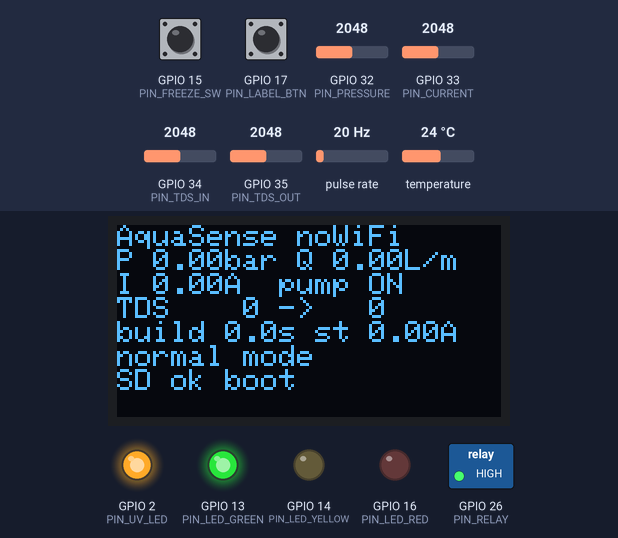
Recording of a sketch running on a simulated ESP32. Shown: 128×64 one-colour display, switched loads named in the sketch (green lamp = pin HIGH), output pins drawn as LEDs (lit = HIGH). Wiring (inferred from the names in the program): pulse sensor: data GPIO 27. The inputs (shaded band) are chosen by the test bench; at power-on: GPIO 17 (PIN_LABEL_BTN) HIGH, GPIO 15 (PIN_FREEZE_SW) HIGH, GPIO 32 (PIN_PRESSURE) = 2048, GPIO 33 (PIN_CURRENT) = 2048, GPIO 34 (PIN_TDS_IN) = 2048, GPIO 35 (PIN_TDS_OUT) = 2048, pulse rate 20 Hz, temperature 24 °C (analog values on the 0–4095 scale). WiFi joins after 1.5 s; servers stay silent unless stated; uploads are accepted with an empty reply; the local clock reads 2024-03-15 10:24:30 at power-on unless the sketch sets it; storage starts empty; EEPROM starts erased; pins used as bus, display or sensor lines are not drawn; what the sketch prints to the serial monitor is not drawn.

Above: at 1.6 s.
1.7 s: GPIO 17 (PIN_LABEL_BTN) pulled LOW for 3.2 s
At 6.3 s:
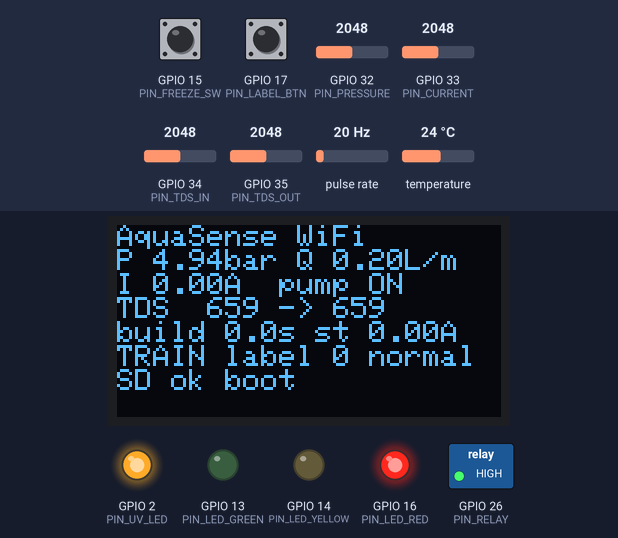
10.5 s: GPIO 17 (PIN_LABEL_BTN) pulled LOW for 0.15 s
At 12.4 s:
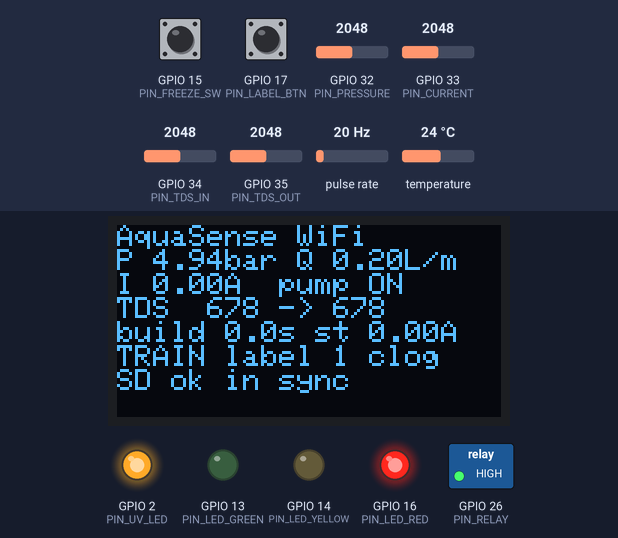
12.7 s: GPIO 17 (PIN_LABEL_BTN) pulled LOW for 1 s
At 14.8 s:
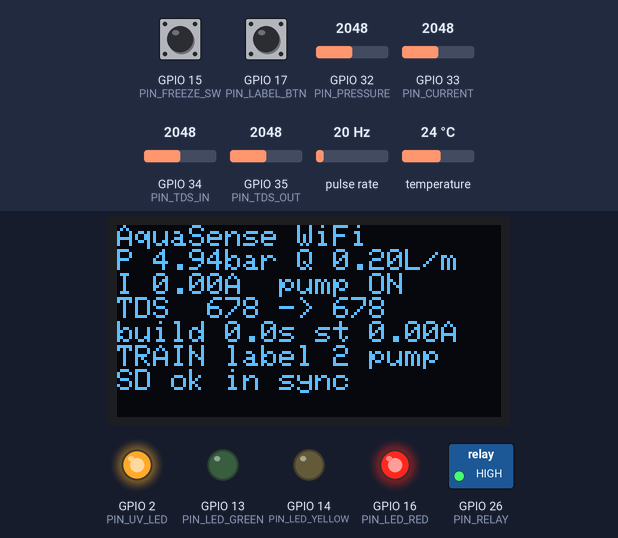
15.7 s: GPIO 17 (PIN_LABEL_BTN) pulled LOW for 0.15 s
At 17.4 s:
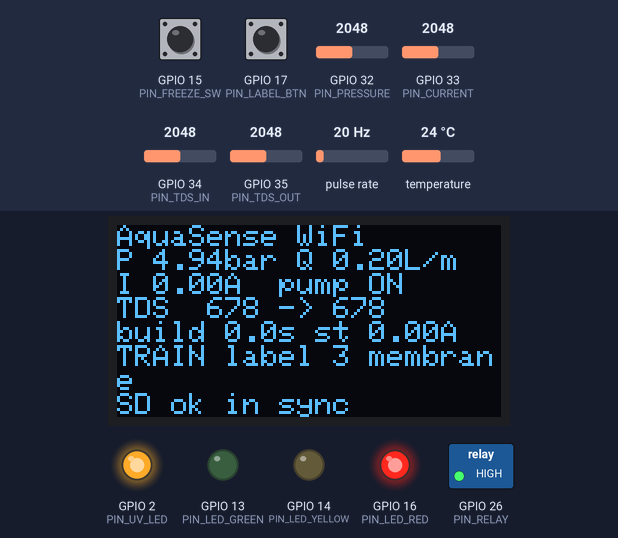
17.7 s: GPIO 17 (PIN_LABEL_BTN) pulled LOW for 0.15 s
At 19.0 s:
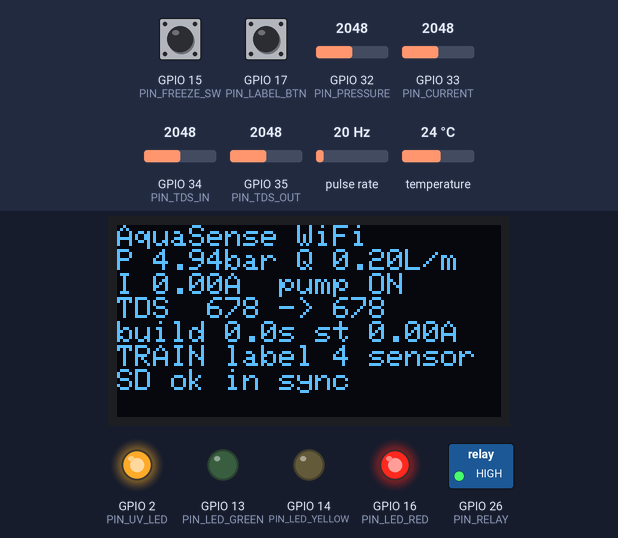
19.7 s: GPIO 17 (PIN_LABEL_BTN) pulled LOW for 3.2 s
At 24.1 s:
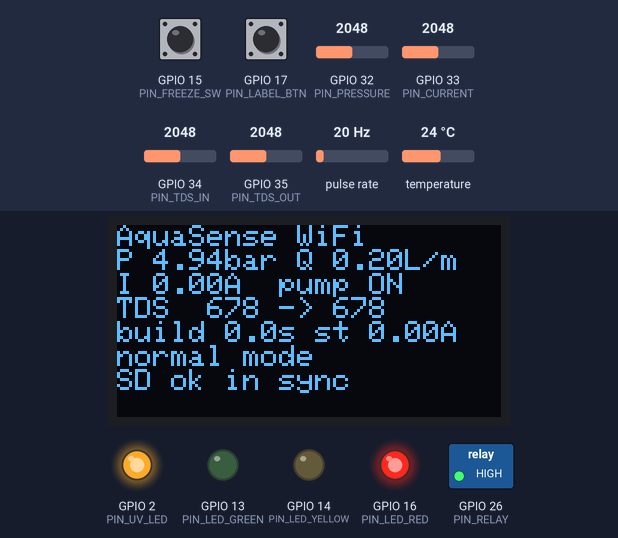
Timing chart, 0 to 25.6 s (numbered marks = the images above; inputs shaded):
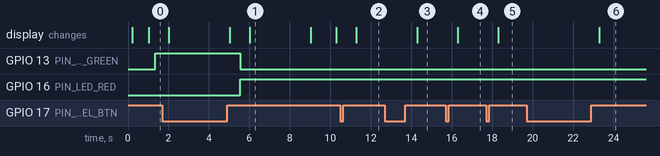

The sketch:

aquasense_rig.ino
```cpp
/*
  AquaSense RO test rig firmware (Unit A) - ESP32 DevKit, Arduino IDE.

  What it does (build plan section 5):
    * runs the booster pump 90 s ON / 30 s OFF and counts pump starts
    * after every pump start samples pressure at 10 Hz to measure the
      build-up time (to 80 % of the healthy baseline) and start-up current
    * reads all sensors at 1 Hz and averages them into one log line every
      5 s (2 s in training mode). A line never mixes pump ON and OFF samples.
    * writes one CSV per day to the SD card (2026-11-03.csv) with RTC time,
      closing the file after every line so pulling the card never loses data
    * every 10 s sends all unsent lines to the cloud (/ingest). If Wi-Fi or
      the server is down it keeps logging; the position of the last line that
      was sent is kept in /sync.txt and the backlog goes out in batches later
    * OLED shows live values; green / yellow / red LEDs follow simple local
      threshold rules so the unit looks alive without the cloud
    * label button (GPIO17): short press = next fault label (training mode),
      hold 2 s = training mode on/off, hold 8 s = reset filter hours
    * freeze toggle (GPIO15, fault panel): holds the pressure reading to
      create a "sensor fault" on demand

  Libraries (Library Manager): OneWire, DallasTemperature, RTClib (Adafruit),
  Adafruit SSD1306, Adafruit GFX. Built in: WiFi, HTTPClient, SD, SPI, Wire,
  Preferences. Board: "ESP32 Dev Module".

  Edit config.h. Compiled against the ESP32 Arduino core 3.x API, but NOT yet
  tested on the hardware: bench-test each sensor on its own first (plan days 4-7).
*/

#include <Arduino.h>
#include <WiFi.h>
#include <HTTPClient.h>
#include <SPI.h>
#include <SD.h>
#include <Wire.h>
#include <Preferences.h>
#include <OneWire.h>
#include <DallasTemperature.h>
#include <RTClib.h>
#include <Adafruit_GFX.h>
#include <Adafruit_SSD1306.h>
#include <time.h>
#include "config.h"

static const char* CSV_HEADER =
  "timestamp,device_id,tds_in,tds_out,temp_c,pressure_bar,flow_lpm,pump_current_a,pump_on,"
  "buildup_s,pump_runtime_s,pump_cycles,uv_hours,filter_hours,label";
static const char* LABEL_NAMES[5] = {"normal", "clog", "pump", "membrane", "sensor"};

// ------------------------------------------------------------- devices
OneWire oneWire(PIN_ONEWIRE);
DallasTemperature tempSensor(&oneWire);
RTC_DS3231 rtc;
Adafruit_SSD1306 oled(128, 64, &Wire, -1);
Preferences prefs;
bool sdOk = false, rtcOk = false, oledOk = false;

// ------------------------------------------------------------- state
volatile uint32_t flowPulses = 0;
void IRAM_ATTR onFlowPulse() { flowPulses++; }

bool pumpOn = false;
uint32_t pumpPhaseStartMs = 0;
uint32_t pumpStartMs = 0;

// persistent counters
double runtimeS = 0, uvHours = 0, filterHours = 0;
uint32_t pumpCycles = 0;

// build-up / start-up current measurement
float buildupS = PUMP_ON_S;      // last completed measurement (logged)
bool buildupMeasuring = false;
float startupCurrentSum = 0;
int startupCurrentN = 0;
float lastStartupCurrent = 0;

// 1 Hz accumulator for the current log line
struct Acc {
  double p = 0, q = 0, i = 0;
  int n = 0;
  bool on = false;
} acc;
uint32_t lineStartMs = 0;

float acsZeroV = 2.5f;
float tempC = 25.0f;
float frozenPressure = -1;
bool trainingMode = false;
int label = 0;

// latest values for the OLED / LEDs
float lastP = 0, lastQ = 0, lastI = 0, lastTdsIn = 0, lastTdsOut = 0;
bool lastLineOn = false;
String lastSyncMsg = "boot";
int backlogHint = 0;

uint32_t lastSecondMs = 0, lastFastMs = 0, lastSyncMs = 0, lastOledMs = 0, lastSaveMs = 0, lastWifiTryMs = 0;
uint32_t lastFlowCountMs = 0;
uint32_t lastFlowCount = 0;

// ------------------------------------------------------------- helpers
float adcVolts(int pin, int samples) {
  uint32_t mv = 0;
  for (int k = 0; k < samples; k++) mv += analogReadMilliVolts(pin);
  return (mv / (float)samples) / 1000.0f;
}

float readPressureBar(int samples = 32) {
  float v = adcVolts(PIN_PRESSURE, samples) * DIVIDER_GAIN;
  float bar = ((v - P_V_ZERO) / P_V_SPAN) * P_BAR_FULL;
  bar = bar * P_SCALE + P_OFFSET_BAR;
  if (bar < 0) bar = 0;
#if PIN_FREEZE_SW >= 0
  if (digitalRead(PIN_FREEZE_SW) == LOW) {          // fault panel: freeze the reading
    if (frozenPressure < 0) frozenPressure = bar;
    return frozenPressure;
  }
#endif
  frozenPressure = -1;
  return bar;
}

float readCurrentA(int samples = ACS_SAMPLES) {
  float v = adcVolts(PIN_CURRENT, samples) * DIVIDER_GAIN;
  float a = fabsf((v - acsZeroV) * 1000.0f / ACS_MV_PER_A) * I_SCALE;
  return a;
}

int cmpFloat(const void* a, const void* b) {
  float fa = *(const float*)a, fb = *(const float*)b;
  return (fa > fb) - (fa < fb);
}

// Standard analog TDS module formula (build plan 5.2), median of 30 readings,
// probes powered only while sampling to slow electrode degradation.
void readTds(float& tdsIn, float& tdsOut) {
  digitalWrite(PIN_TDS_POWER, HIGH);
  delay(60);
  float a[TDS_SAMPLES], b[TDS_SAMPLES];
  for (int k = 0; k < TDS_SAMPLES; k++) {
    a[k] = analogReadMilliVolts(PIN_TDS_IN) / 1000.0f;
    b[k] = analogReadMilliVolts(PIN_TDS_OUT) / 1000.0f;
    delay(4);
  }
  digitalWrite(PIN_TDS_POWER, LOW);
  qsort(a, TDS_SAMPLES, sizeof(float), cmpFloat);
  qsort(b, TDS_SAMPLES, sizeof(float), cmpFloat);
  float coef = 1.0f + 0.02f * (tempC - 25.0f);
  auto conv = [&](float raw, float k) {
    float v = raw / coef;
    float t = (133.42f * v * v * v - 255.86f * v * v + 857.39f * v) * 0.5f * k;
    return t < 0 ? 0.0f : t;
  };
  tdsIn = conv(a[TDS_SAMPLES / 2], TDS_K_IN);
  tdsOut = conv(b[TDS_SAMPLES / 2], TDS_K_OUT);
}

void setRelay(bool on) {
  digitalWrite(PIN_RELAY, (on == (bool)RELAY_ACTIVE_HIGH) ? HIGH : LOW);
  digitalWrite(PIN_UV_LED, on ? HIGH : LOW);  // "UV lamp" runs while water flows
}

DateTime nowTime() {
  if (rtcOk) return rtc.now();
  return DateTime(2026, 1, 1, 0, 0, 0) + TimeSpan(millis() / 1000);  // no RTC: still monotonic
}

String dayFileName(const DateTime& t) {
  char b[20];
  snprintf(b, sizeof(b), "/%04d-%02d-%02d.csv", t.year(), t.month(), t.day());
  return String(b);
}

void saveCounters() {
  prefs.putDouble("runtime", runtimeS);
  prefs.putDouble("uv", uvHours);
  prefs.putDouble("filter", filterHours);
  prefs.putUInt("cycles", pumpCycles);
}

// ------------------------------------------------------------- SD log
void writeLine(float tdsIn, float tdsOut) {
  if (acc.n == 0) return;
  DateTime t = nowTime();
  float p = acc.p / acc.n, q = acc.q / acc.n, i = acc.i / acc.n;
  char ts[24];
  snprintf(ts, sizeof(ts), "%04d-%02d-%02dT%02d:%02d:%02d", t.year(), t.month(), t.day(), t.hour(), t.minute(), t.second());
  char lbl[4] = "";
  if (trainingMode) snprintf(lbl, sizeof(lbl), "%d", label);
  char line[220];
  snprintf(line, sizeof(line), "%s,%s,%.1f,%.1f,%.2f,%.3f,%.3f,%.3f,%d,%.1f,%lu,%lu,%.3f,%.3f,%s",
           ts, DEVICE_ID, tdsIn, tdsOut, tempC, p, q, i, acc.on ? 1 : 0, buildupS,
           (unsigned long)runtimeS, (unsigned long)pumpCycles, uvHours, filterHours, lbl);
  Serial.println(line);
  lastP = p; lastQ = q; lastI = i; lastTdsIn = tdsIn; lastTdsOut = tdsOut; lastLineOn = acc.on;
  if (sdOk) {
    String fn = dayFileName(t);
    bool isNew = !SD.exists(fn);
    File f = SD.open(fn, FILE_APPEND);
    if (f) {
      if (isNew) f.println(CSV_HEADER);
      f.println(line);
      f.close();  // close = flush: removing the card never loses data
    } else {
      sdOk = false;
      Serial.println("SD write failed");
    }
  }
  acc = Acc();
  acc.on = pumpOn;
  lineStartMs = millis();
}

void flushLine() {
  float tin, tout;
  readTds(tin, tout);
  tempSensor.requestTemperatures();  // non-blocking; read next time
  float t = tempSensor.getTempCByIndex(0);
  if (t > -50 && t < 85) tempC = t;
  writeLine(tin, tout);
}

// ------------------------------------------------------------- Wi-Fi sync with backlog
bool readSync(String& name, uint32_t& offset) {
  File f = SD.open("/sync.txt", FILE_READ);
  if (!f) return false;
  String s = f.readStringUntil('\n');
  f.close();
  int c = s.indexOf(',');
  if (c < 0) return false;
  name = "/" + s.substring(0, c);
  offset = s.substring(c + 1).toInt();
  return true;
}

void writeSync(const String& name, uint32_t offset) {
  SD.remove("/sync.tmp");
  File f = SD.open("/sync.tmp", FILE_WRITE);
  if (!f) return;
  f.printf("%s,%lu\n", name.substring(1).c_str(), (unsigned long)offset);
  f.close();
  SD.remove("/sync.txt");
  SD.rename("/sync.tmp", "/sync.txt");
}

bool isDayFile(const char* n) {  // "2026-11-03.csv"
  if (strlen(n) != 14) return false;
  return n[4] == '-' && n[7] == '-' && strcmp(n + 10, ".csv") == 0;
}

// Oldest day file after `after` ("" = oldest of all). Returns "" if none.
String nextDayFile(const String& after) {
  File root = SD.open("/");
  String best = "";
  if (!root) return best;
  for (File e = root.openNextFile(); e; e = root.openNextFile()) {
    String n = String("/") + e.name();
    if (n.startsWith("//")) n = n.substring(1);
    const char* base = n.c_str() + 1;
    if (!e.isDirectory() && isDayFile(base) && n > after && (best == "" || n < best)) best = n;
    e.close();
  }
  root.close();
  return best;
}

int postLines(const String& body) {
  HTTPClient http;
  http.setTimeout(4000);
  http.begin(SERVER_URL);
  http.addHeader("Content-Type", "text/csv");
  if (strlen(API_KEY)) http.addHeader("X-Api-Key", API_KEY);
  int code = http.POST(body);
  http.end();
  return code;
}

void syncToCloud() {
  if (!sdOk) return;
  if (WiFi.status() != WL_CONNECTED) {
    lastSyncMsg = "WiFi down";
    return;
  }
  String name; uint32_t off = 0;
  if (!readSync(name, off)) { name = nextDayFile(""); off = 0; if (name == "") return; }
  String today = dayFileName(nowTime());
  for (int batch = 0; batch < SYNC_MAX_BATCHES; batch++) {
    File f = SD.open(name, FILE_READ);
    if (!f) {  // file vanished: move on
      name = nextDayFile(name); off = 0;
      if (name == "") return;
      continue;
    }
    f.seek(off);
    String body;
    uint32_t pos = off;
    int lines = 0;
    while (f.available() && lines < SYNC_BATCH_LINES) {
      String l = f.readStringUntil('\n');  // lines are written whole (file closed after each)
      pos += l.length() + 1;
      l.trim();
      if (l.length() == 0 || l.startsWith("timestamp,")) continue;
      body += l; body += '\n';
      lines++;
    }
    bool atEnd = !f.available();
    f.close();
    if (lines == 0) {
      if (atEnd && name < today) {          // that day is fully sent: next file
        String nx = nextDayFile(name);
        if (nx == "") return;
        name = nx; off = 0;
        writeSync(name, 0);
        continue;
      }
      lastSyncMsg = "in sync";
      return;
    }
    int code = postLines(body);
    if (code != 200) {
      lastSyncMsg = "srv " + String(code);
      return;  // keep the backlog, try again next tick
    }
    off = pos;
    writeSync(name, off);
    lastSyncMsg = "sent " + String(lines);
  }
}

void ensureWifi() {
  if (WiFi.status() == WL_CONNECTED) return;
  if (millis() - lastWifiTryMs < 30000 && lastWifiTryMs != 0) return;
  lastWifiTryMs = millis();
  WiFi.disconnect();
  WiFi.begin(WIFI_SSID, WIFI_PASS);
}

void syncRtcFromNtp() {
  if (!rtcOk || WiFi.status() != WL_CONNECTED) return;
  static bool done = false;
  if (done) return;
  configTzTime(TZ_INFO, "pool.ntp.org", "time.google.com");
  struct tm tmv;
  if (getLocalTime(&tmv, 3000)) {
    if (rtc.lostPower() || abs((long)(rtc.now().unixtime() - (uint32_t)(mktime(&tmv)))) > 5) {
      rtc.adjust(DateTime(tmv.tm_year + 1900, tmv.tm_mon + 1, tmv.tm_mday, tmv.tm_hour, tmv.tm_min, tmv.tm_sec));
      Serial.println("RTC set from NTP");
    }
    done = true;
  }
}

// ------------------------------------------------------------- LEDs + OLED
void updateLeds() {
  int level = 0;  // 0 normal, 1 warning, 2 replace
  if (lastLineOn && lastTdsIn > 20) {
    float rej = (1.0f - lastTdsOut / lastTdsIn) * 100.0f;
    float qr = lastQ / BASE_FLOW_LPM, pr = lastP / BASE_PRESSURE_BAR;
    if (rej < WARN_REJECTION_PCT || qr < WARN_FLOW_RATIO || pr > WARN_P_HIGH_RATIO || pr < WARN_P_LOW_RATIO) level = 1;
    if (rej < REPLACE_REJECTION_PCT || qr < REPLACE_FLOW_RATIO || pr < REPLACE_P_LOW_RATIO) level = 2;
  }
  static int shown = 0;
  if (lastLineOn) shown = level;  // keep the last ON verdict while the pump rests
  digitalWrite(PIN_LED_GREEN, shown == 0);
  digitalWrite(PIN_LED_YELLOW, shown == 1);
  digitalWrite(PIN_LED_RED, shown == 2);
}

void updateOled() {
  if (!oledOk) return;
  oled.clearDisplay();
  oled.setTextSize(1);
  oled.setTextColor(SSD1306_WHITE);
  oled.setCursor(0, 0);
  oled.printf("AquaSense %s\n", WiFi.status() == WL_CONNECTED ? "WiFi" : "noWiFi");
  oled.printf("P %.2fbar Q %.2fL/m\n", lastP, lastQ);
  oled.printf("I %.2fA  pump %s\n", lastI, pumpOn ? "ON" : "off");
  oled.printf("TDS %4.0f -> %3.0f\n", lastTdsIn, lastTdsOut);
  oled.printf("build %.1fs st %.2fA\n", buildupS, lastStartupCurrent);
  if (trainingMode) oled.printf("TRAIN label %d %s\n", label, LABEL_NAMES[label]);
  else oled.printf("normal mode\n");
  oled.printf("%s%s\n", sdOk ? "SD ok " : "SD ERR ", lastSyncMsg.c_str());
  oled.display();
}

// ------------------------------------------------------------- button
void handleButton() {
  static bool wasDown = false;
  static uint32_t downMs = 0;
  bool down = digitalRead(PIN_LABEL_BTN) == LOW;
  if (down && !wasDown) downMs = millis();
  if (!down && wasDown) {
    uint32_t held = millis() - downMs;
    if (held > 8000) {
      filterHours = 0; saveCounters();
      Serial.println("Filter hours reset");
    } else if (held > 2000) {
      trainingMode = !trainingMode;
      Serial.printf("Training mode %s\n", trainingMode ? "ON" : "OFF");
    } else if (held > 40 && trainingMode) {
      label = (label + 1) % 5;
      Serial.printf("Label %d (%s)\n", label, LABEL_NAMES[label]);
    }
  }
  wasDown = down;
}

// ------------------------------------------------------------- pump schedule
void startPump() {
  pumpOn = true;
  pumpPhaseStartMs = pumpStartMs = millis();
  pumpCycles++;
  buildupMeasuring = true;
  startupCurrentSum = 0;
  startupCurrentN = 0;
  setRelay(true);
}

void stopPump() {
  pumpOn = false;
  pumpPhaseStartMs = millis();
  if (buildupMeasuring) { buildupS = PUMP_ON_S; buildupMeasuring = false; }  // never reached: cap
  setRelay(false);
  saveCounters();
}

// 10 Hz for the first 10 s after a start: build-up time and start-up current.
// After 10 s the 1 Hz loop keeps checking build-up until the ON period ends.
void fastSample() {
  float since = (millis() - pumpStartMs) / 1000.0f;
  if (since <= 10.0f) {
    float p = readPressureBar(8);
    startupCurrentSum += readCurrentA(40);
    startupCurrentN++;
    if (buildupMeasuring && p >= 0.8f * BASE_PRESSURE_BAR) { buildupS = since; buildupMeasuring = false; }
    if (since > 9.9f && startupCurrentN) lastStartupCurrent = startupCurrentSum / startupCurrentN;
  }
}

// ------------------------------------------------------------- setup / loop
void setup() {
  Serial.begin(115200);
  delay(200);
  pinMode(PIN_RELAY, OUTPUT);
  pinMode(PIN_UV_LED, OUTPUT);
  pinMode(PIN_TDS_POWER, OUTPUT);
  pinMode(PIN_LED_GREEN, OUTPUT);
  pinMode(PIN_LED_YELLOW, OUTPUT);
  pinMode(PIN_LED_RED, OUTPUT);
  pinMode(PIN_LABEL_BTN, INPUT_PULLUP);
#if PIN_FREEZE_SW >= 0
  pinMode(PIN_FREEZE_SW, INPUT_PULLUP);
#endif
  setRelay(false);
  digitalWrite(PIN_TDS_POWER, LOW);
  analogReadResolution(12);
  analogSetAttenuation(ADC_11db);  // full 0-3.3 V range

  Wire.begin(PIN_SDA, PIN_SCL);
  rtcOk = rtc.begin();
  if (!rtcOk) Serial.println("RTC not found: timestamps will be wrong");
  oledOk = oled.begin(SSD1306_SWITCHCAPVCC, 0x3C);
  sdOk = SD.begin(PIN_SD_CS);
  if (!sdOk) Serial.println("SD card not found: offline log disabled");
  tempSensor.begin();
  tempSensor.setWaitForConversion(false);
  tempSensor.requestTemperatures();

  prefs.begin("aquasense", false);
  runtimeS = prefs.getDouble("runtime", 0);
  uvHours = prefs.getDouble("uv", 0);
  filterHours = prefs.getDouble("filter", 0);
  pumpCycles = prefs.getUInt("cycles", 0);

  acsZeroV = adcVolts(PIN_CURRENT, 400) * DIVIDER_GAIN;  // pump is off: auto-zero the ACS712
  Serial.printf("ACS712 zero %.3f V\n", acsZeroV);

  pinMode(PIN_FLOW, INPUT);
  attachInterrupt(digitalPinToInterrupt(PIN_FLOW), onFlowPulse, FALLING);

  WiFi.mode(WIFI_STA);
  ensureWifi();
  lastSecondMs = lastFlowCountMs = lineStartMs = millis();
  startPump();
  acc.on = true;
}

void loop() {
  uint32_t now = millis();
  handleButton();

  // pump schedule: 90 s ON / 30 s OFF
  if (pumpOn && now - pumpPhaseStartMs >= PUMP_ON_S * 1000UL) stopPump();
  else if (!pumpOn && now - pumpPhaseStartMs >= PUMP_OFF_S * 1000UL) startPump();

  if (pumpOn && now - lastFastMs >= 100) { lastFastMs = now; fastSample(); }

  // 1 Hz internal reading
  if (now - lastSecondMs >= 1000) {
    float dt = (now - lastSecondMs) / 1000.0f;
    lastSecondMs = now;
    noInterrupts();
    uint32_t pulses = flowPulses;
    interrupts();
    float dtFlow = (now - lastFlowCountMs) / 1000.0f;
    float hz = (pulses - lastFlowCount) / (dtFlow > 0 ? dtFlow : 1);
    lastFlowCount = pulses; lastFlowCountMs = now;
    float q = hz / FLOW_HZ_PER_LPM;
    float p = readPressureBar();
    float i = readCurrentA();

    if (pumpOn) {
      runtimeS += dt;
      uvHours += dt / 3600.0;
      filterHours += dt / 3600.0;
      if (buildupMeasuring && (now - pumpStartMs) > 10000 && p >= 0.8f * BASE_PRESSURE_BAR)
        { buildupS = (now - pumpStartMs) / 1000.0f; buildupMeasuring = false; }
    }
    // a line never mixes pump ON and OFF samples: flush the partial line first
    if (acc.n > 0 && acc.on != pumpOn) flushLine();
    acc.on = pumpOn;
    acc.p += p; acc.q += q; acc.i += i; acc.n++;

    uint32_t interval = (trainingMode ? LOG_INTERVAL_TRAIN_S : LOG_INTERVAL_S) * 1000UL;
    if (now - lineStartMs >= interval) flushLine();
    updateLeds();
  }

  if (now - lastSyncMs >= SYNC_INTERVAL_S * 1000UL) {
    lastSyncMs = now;
    ensureWifi();
    syncRtcFromNtp();
    syncToCloud();
  }
  if (now - lastOledMs >= 1000) { lastOledMs = now; updateOled(); }
  if (now - lastSaveMs >= 60000) { lastSaveMs = now; saveCounters(); }
  static uint32_t lastSdTryMs = 0;
  if (!sdOk && now - lastSdTryMs >= 30000) { lastSdTryMs = now; SD.end(); sdOk = SD.begin(PIN_SD_CS); }  // card re-inserted
}
```

Source omitted: config.h (3443 bytes)

Measured:
- after the input at 1.7 s, the display: first differs from a run without the input after 3.3 s (image 1 shows a later state)
- after the input at 10.5 s, the display: changes after 0.79 s (image 2)
- after the input at 12.7 s, the display: changes after 1.6 s (image 3)
- after the input at 15.7 s, the display: changes after 0.59 s (image 4)
- after the input at 17.7 s, the display: changes after 0.59 s (image 5)
- after the input at 19.7 s, the display: changes after 3.6 s (image 6)
- what the display in image 1 shows lasts 3.0 s, from 6.0 s to 9.0 s
